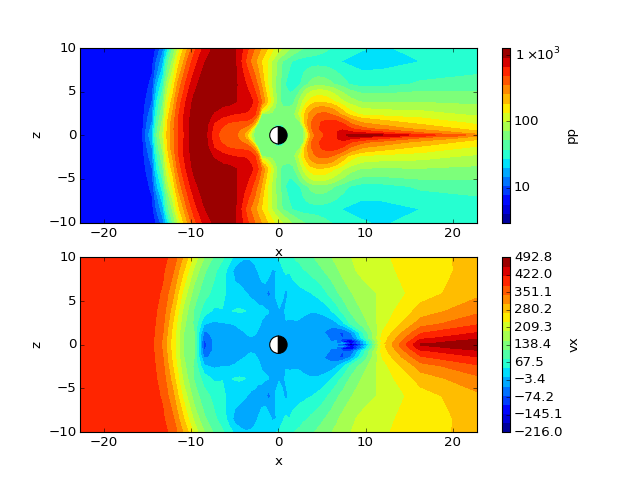

Here is the Python script that generated this plot:
from matplotlib import pyplot as plt

import viscid
from viscid.plot import mpl

f3d = viscid.load_file(_viscid_root + '/../../sample/sample_xdmf.3d.xdmf')

ax1 = plt.subplot2grid((2, 1), (0, 0))

# notice y=0.0, this is different from y=0; y=0 is the 0th index in
# y, which is this case will be y=-50.0
mpl.plot(f3d["pp"]["y=0.0f"], style="contourf", levels=20,
         plot_opts="log,earth")

# share axes so this plot pans/zooms with the first
plt.subplot2grid((2, 1), (1, 0), sharex=ax1, sharey=ax1)
mpl.plot(f3d["vx"]["y=0.0f"], style="contourf", levels=20,
         plot_opts="earth")

plt.xlim((-20, 20))
plt.ylim((-10, 10))
